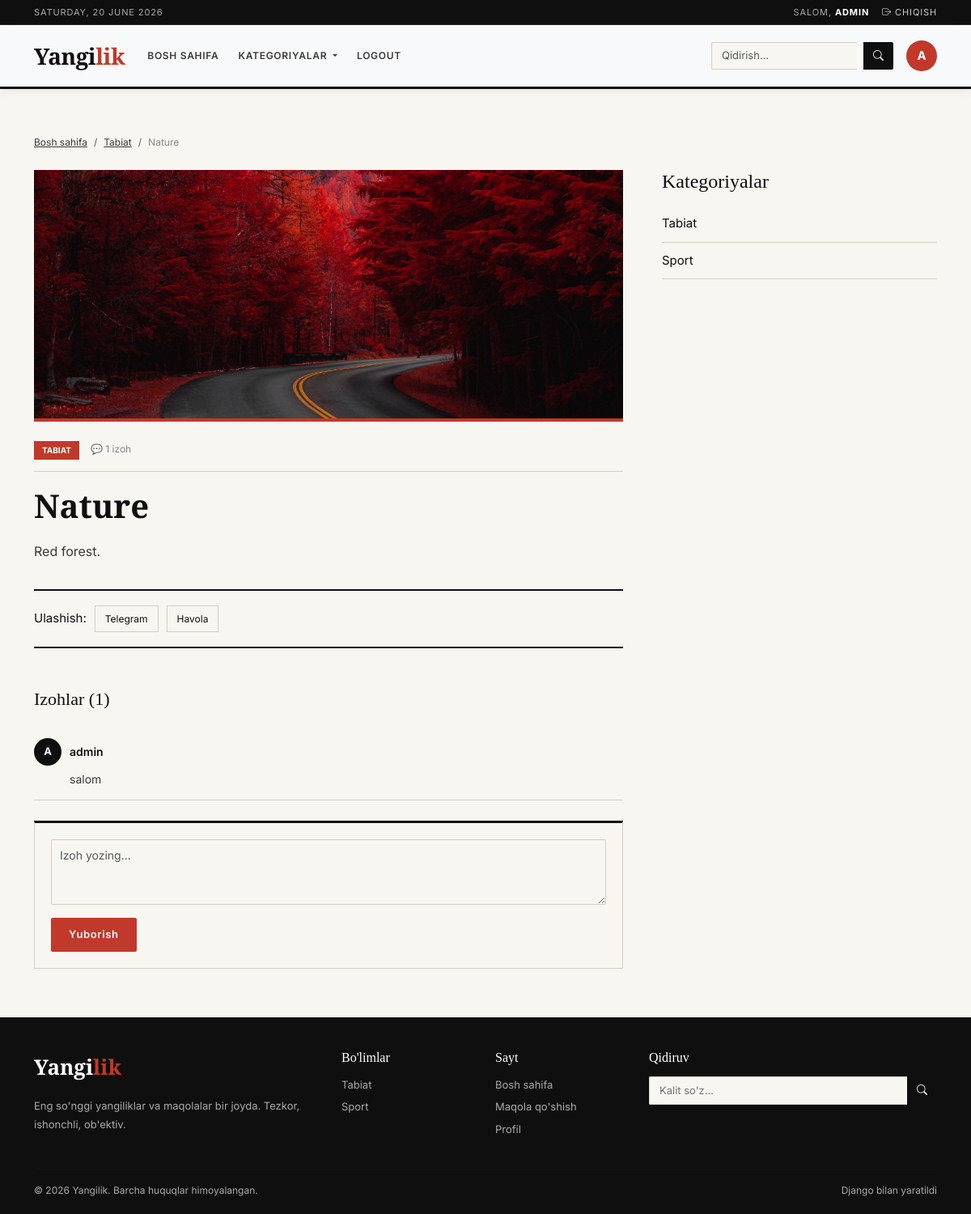
The app's page /article/2/ (signed in) with its own data.
### shop/models.py (models this page shows, shortened)
class Article(models.Model):
    title = models.CharField(max_length=250, unique=True)
    content = models.TextField()
    photo = models.ImageField(blank=True, null=True, upload_to='photo/')
    created_at = models.DateTimeField(auto_now_add=True)
    upload_at = models.DateTimeField(auto_now=True)
    category = models.ForeignKey(Category, on_delete=models.CASCADE)
    class Meta:
        verbose_name = 'Maqola'
        verbose_name_plural = 'Maqolalar'

class Category(models.Model):
    title = models.CharField(max_length=300, null=True)
    class Meta:
        verbose_name = "Kategoriya"
        verbose_name_plural = "Kategoriyalar"

class Comment(models.Model):
    article = models.ForeignKey(Article, on_delete=models.CASCADE)
    user = models.ForeignKey(User, on_delete=models.CASCADE)
    text = models.TextField()
    created_at = models.DateTimeField(auto_now_add=True)

### shop/views.py (the view)
# urls.py: path('article/<int:pk>/', article_detail, name='article_detail'),
def article_detail(request, pk):
    article = get_object_or_404(Article, pk=pk)
    comments = article.comment_set.all()
    comment_form = CommentForm()
    categories = Category.objects.all()
    return render(request, 'shop/article_detail.html', {
        'article': article,
        'comments': comments,
        'comment_form': comment_form,
        'categories': categories,
    })

### shop/forms.py
class CommentForm(forms.ModelForm):
    class Meta:
        model = Comment
        fields = ("text",)
        widgets = {
            'text': forms.Textarea(attrs={
                "class": "form-control",
                "placeholder": "Izoh yozing...",
                "rows": 3,
            })
        }

### shop/templates/shop/article_detail.html (shortened to what this page needs)
{% extends 'base.html' %}
{% block content %}
<div class="container">
    <nav class="mt-3 mb-4">
        <ol class="breadcrumb">
            <li class="breadcrumb-item">
                <a href="{% url 'index' %}">Bosh sahifa</a>
            </li>
            {% if article.category %}
            <li class="breadcrumb-item">
                <a href="{% url 'category' article.category.id %}">
                    {{ article.category.title }}
                </a>
            </li>
            {% endif %}
            <li class="breadcrumb-item active">
                {{ article.title|truncatechars:40 }}
            </li>
        </ol>
    </nav>
    <div class="row g-5">
        <div class="col-lg-8">
            {% if article.photo %}
                <img src="{{ article.photo.url }}" class="article-hero mb-4">
            {% else %}
                <div class="article-hero-placeholder mb-4">
                    📷
                </div>
            {% endif %}
            <div class="article-wrap">
                <div class="article-meta">
                    <span class="cat-badge">
                        {{ article.category.title|default:"Umumiy" }}
                    </span>
                    <span>
                        💬 {{ comments.count }} izoh
                    </span>
                </div>
                <h1 class="article-title">
                    {{ article.title }}
                </h1>
                <div class="article-body">
                    {{ article.content|linebreaks }}
                </div>
                <div class="share-bar">
                    <span>Ulashish:</span>
                    <a href="#" class="share-btn">Telegram</a>
                    <a href="#" class="share-btn">Havola</a>
                </div>
            </div>
            <div class="comments-section">
                <h3 class="comments-title">
                    Izohlar ({{ comments.count }})
                </h3>
                {% for comment in comments %}
                <div class="comment-item">
                    <div class="comment-header">
                        <div class="comment-avatar">
                            {{ comment.user.username|first }}
                        </div>
                        <div class="comment-username">
                            {{ comment.user.username }}
                        </div>
                    </div>
                    <div class="comment-text">
                        {{ comment.text }}
                    </div>
                </div>
                {% empty %}
                <p style="color:#888;font-size:14px">
                    Hozircha izohlar yo‘q.
                </p>
                {% endfor %}
                {% if user.is_authenticated %}
                <form method="post" action="{% url 'add_comment' article.pk %}" class="comment-form-box">
                    {% for field in comment_form %}
                        <div class="mb-3">
                            {{ field }}
                        </div>
                    {% endfor %}
                    <button type="submit" class="btn-accent">
                        Yuborish
                    </button>
                </form>
                {% else %}
                <p style="margin-top:20px;color:#888">
                    Izoh qoldirish uchun tizimga kiring.
                </p>
                {% endif %}
            </div>
        </div>
        <div class="col-lg-4">
            <h4 style="font-family:var(--serif);margin-bottom:15px">
                Kategoriyalar
            </h4>
            {% for cat in categories %}
            <a href="{% url 'category' cat.id %}"
               style="display:block;padding:10px 0;border-bottom:1px solid var(--rule);
                      text-decoration:none;color:var(--ink)">
                {{ cat.title }}
            </a>
            {% empty %}
            <p style="color:#888">Kategoriyalar yo‘q</p>
            {% endfor %}
        </div>
    </div>
</div>
{% endblock %}

### templates/base.html (shortened to what this page needs)
<!DOCTYPE html>
<html lang="uz">
<head>
    <link rel="stylesheet" href="https://cdn.jsdelivr.net/npm/bootstrap@5.3.0/dist/css/bootstrap.min.css">
    <link rel="stylesheet" href="https://cdn.jsdelivr.net/npm/bootstrap-icons@1.11.0/font/bootstrap-icons.css">
</head>
<body>
    <div class="topbar">
        <div class="container d-flex justify-content-between">
            <span>{% now "l, d F Y" %}</span>
            <div class="d-flex gap-3">
                {% if user.is_authenticated %}
                    <span>Salom, <strong style="color:#fff">{{ user.username }}</strong></span>
                    <a href="{% url 'logaut' %}"><i class="bi bi-box-arrow-right"></i> Chiqish</a>
                {% else %}
                    <a href="{% url 'login' %}">Kirish</a>
                    <a href="{% url 'register' %}">Ro'yxatdan o'tish</a>
                {% endif %}
            </div>
        </div>
    </div>
    <nav class="navbar navbar-expand-lg bg-body-tertiary navbar-main">
      <div class="container">
        <a class="navbar-brand" href="{% url 'index' %}">Yangi<span>lik</span></a>
        <div class="collapse navbar-collapse" id="navbarSupportedContent">
          <ul class="navbar-nav me-auto mb-2 mb-lg-0">
            <li class="nav-item">
              <a class="nav-link" aria-current="page" href="{% url 'index' %}">Bosh sahifa</a>
            </li>
            <li class="nav-item dropdown">
              <a class="nav-link dropdown-toggle" href="#" role="button" data-bs-toggle="dropdown" aria-expanded="false">
                Kategoriyalar
              </a>
            </li>
            {% if not user.is_authenticated %}
            <li class="nav-item">
              <a class="nav-link" aria-current="page" href="{% url 'register' %}">Register</a>
            </li>
            <li class="nav-item">
              <a class="nav-link" aria-current="page" href="{% url 'login' %}">Login</a>
            </li>
            {% else %}
            <li class="nav-item">
              <a class="nav-link" aria-current="page" href="{% url 'logaut' %}">Logout</a>
            </li>
            {% endif %}
          </ul>
          <form class="d-flex search-form me-3" role="search" action="{% url 'search' %}" method="GET">
            <input class="form-control me-2" type="search" name="q" placeholder="Qidirish…" aria-label="Search" value="{{ request.GET.q }}"/>
            <button class="btn btn-outline-success" type="submit"><i class="bi bi-search"></i></button>
          </form>
          {% if user.is_authenticated %}
          <a href="{% url 'profile' %}" class="profile-avatar" title="{{ user.username }}">
            {{ user.username|first|upper }}
          </a>
          {% endif %}
        </div>
      </div>
    </nav>
    <main>
        {% block content %}{% endblock %}
    </main>
    <footer>
        <div class="container">
            <div class="row g-4">
                <div class="col-md-4">
                    <div class="footer-brand">Yangi<span>lik</span></div>
                    <p class="mt-3" style="font-size:13px;line-height:1.7">
                        Eng so'nggi yangiliklar va maqolalar bir joyda. Tezkor, ishonchli, ob'ektiv.
                    </p>
                </div>
                <div class="col-md-2">
                    <h5>Bo'limlar</h5>
                    {% for cat in categories %}
                        <a href="{% url 'category' cat.id %}">{{ cat.title }}</a>
                    {% endfor %}
                </div>
                <div class="col-md-2">
                    <h5>Sayt</h5>
                    <a href="{% url 'index' %}">Bosh sahifa</a>
                    <a href="{% url 'add_article' %}">Maqola qo'shish</a>
                    <a href="{% url 'profile' %}">Profil</a>
                </div>
                <div class="col-md-4">
                    <h5>Qidiruv</h5>
                    <form action="{% url 'search' %}" method="GET" class="search-form" style="width:100%">
                        <input type="text" name="q" placeholder="Kalit so'z…" style="flex:1;width:auto">
                        <button type="submit"><i class="bi bi-search"></i></button>
                    </form>
                </div>
            </div>
            <hr class="footer-divider">
            <div class="footer-bottom">
                <span>&copy; {% now "Y" %} Yangilik. Barcha huquqlar himoyalangan.</span>
                <span>Django bilan yaratildi</span>
            </div>
        </div>
    </footer>
</body>
</html>

### templates/base.html (style rules this page uses)
:root { --ink: #0f0f0f; --ink-soft: #3a3a3a; --paper: #f8f6f1; --paper-mid: #ede9e0; --rule: #d4cfc4; --accent: #c0392b; --accent-lt: #e74c3c; --white: #ffffff; --serif: 'Playfair Display', Georgia, serif; --sans: 'Inter', system-ui, sans-serif; }
*, *::before, *::after { box-sizing: border-box; margin: 0; padding: 0; }
body { background: var(--paper); color: var(--ink); font-family: var(--sans); font-size: 15px; line-height: 1.65; }
.topbar { background: var(--ink); color: #aaa; font-size: 11px; letter-spacing: .08em; text-transform: uppercase; padding: 6px 0; border-bottom: 1px solid #2a2a2a; }
.topbar a { color: #ccc; text-decoration: none; }
.navbar-main { background: var(--white); border-bottom: 3px solid var(--ink); padding: 10px 0; position: sticky; top: 0; z-index: 1000; box-shadow: 0 2px 12px rgba(0,0,0,.08); }
.navbar-main .navbar-brand { font-family: var(--serif); font-size: 28px; font-weight: 900; color: var(--ink) !important; letter-spacing: -.5px; }
.navbar-main .navbar-brand span { color: var(--accent); }
.navbar-main .nav-link { font-size: 12px; font-weight: 600; letter-spacing: .06em; text-transform: uppercase; color: var(--ink-soft) !important; padding: 8px 12px !important; border-radius: 2px; transition: background .15s, color .15s; }
.search-form { display: flex; }
.search-form input { border: 1.5px solid var(--rule); border-right: none; padding: 6px 12px; font-size: 13px; border-radius: 2px 0 0 2px; background: var(--paper); color: var(--ink); outline: none; width: 180px; transition: border-color .15s; }
.search-form button { padding: 6px 12px; background: var(--ink); color: var(--white); border: none; border-radius: 0 2px 2px 0; cursor: pointer; font-size: 13px; }
.profile-avatar { width: 38px; height: 38px; border-radius: 50%; background: var(--accent); color: var(--white); display: flex; align-items: center; justify-content: center; font-weight: 700; font-size: 15px; text-decoration: none; flex-shrink: 0; transition: background .15s; }
main { padding: 40px 0 60px; }
footer { background: var(--ink); color: #aaa; padding: 40px 0 20px; font-size: 13px; }
footer h5 { font-family: var(--serif); color: var(--white); font-size: 16px; margin-bottom: 14px; }
footer a { color: #aaa; text-decoration: none; display: block; margin-bottom: 6px; }
.footer-brand { font-family: var(--serif); font-size: 26px; font-weight: 900; color: var(--white); }
.footer-brand span { color: var(--accent); }
.footer-divider { border-color: #2a2a2a; margin: 28px 0 16px; }
.footer-bottom { display: flex; justify-content: space-between; font-size: 12px; }
.breadcrumb { font-size: 12px; }
.breadcrumb-item a { color: var(--ink-soft); }
.breadcrumb-item.active { color: #888; }
.btn-accent { background: var(--accent); color: var(--white); border: 2px solid var(--accent); border-radius: 2px; font-size: 13px; font-weight: 600; letter-spacing: .05em; padding: 8px 20px; cursor: pointer; transition: all .15s; }
.form-control { border: 1.5px solid var(--rule); border-radius: 2px; background: var(--paper); color: var(--ink); padding: 10px 14px; font-size: 14px; }

### records on screen
Article: category "Tabiat", title "Nature", photo (picture), category "TABIAT", count "1", content "Red forest."
Comment: user.username|first "A", user.username "admin", text "salom"
Category: title "Tabiat"
Category: title "Sport"

### other values on screen
{{ user.username }} "ADMIN"
{{ user.username|first|upper }} "A"
{{ comments.count }} "1"
